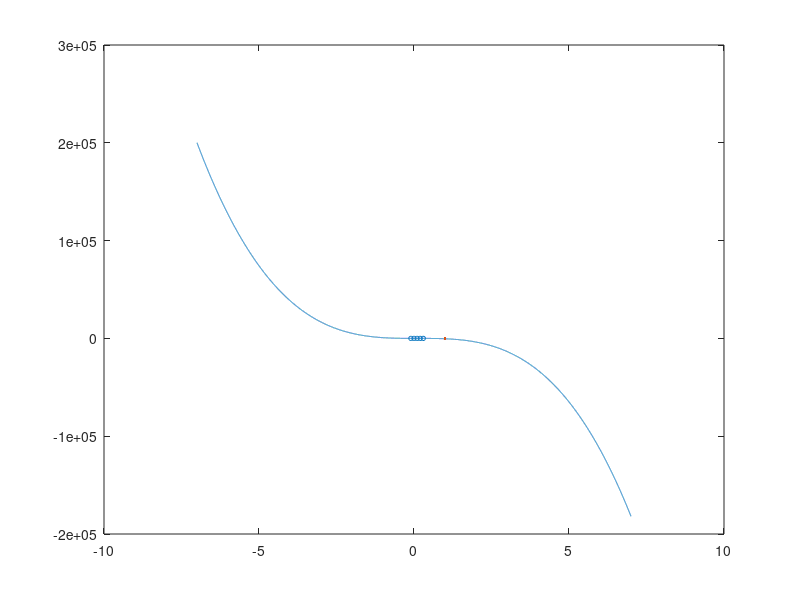

Reproduce this figure in MATLAB. (Note: this script raises an error after producing the figure.)
close; 
clear all; 
clc;

f = @(x) -556.6667*x.^3 + 185.49997*x.^2 - 8.883336*x + 2;
x = -0.1:0.1:0.3;
fx = f(x);
num_points = length(x);
x_ref = -7:0.001:7;
f_ref = f(x_ref);
plot(x_ref, f_ref, LineWidth=8);
hold on
scatter(x,fx, LineWidth=10);
n = length(x);
F = zeros(n,n);
F(:, 1) = fx';
for i = 1 : n-1
    for j = 1:i
        F(i+1, j+1) = (F(i+1, j) - F(i,j)) / (x(i+1) - x(i-j+1));
    end
end
disp(F);

y = P(x_ref, x, F);
hold on
plot(x_ref, y, LineWidth=4);
legend("f(x)", "P(x)");

function y = P(x, p, F)
n = length(x);
y = zeros(n, 1);
x_minus_xi = x' - p;
basis = ones(n, 1);
for i = 1:size(F, 1)
    y = y + F(i, i) * basis;
    basis = basis .* x_minus_xi(:, i);
end
y = y';
end
